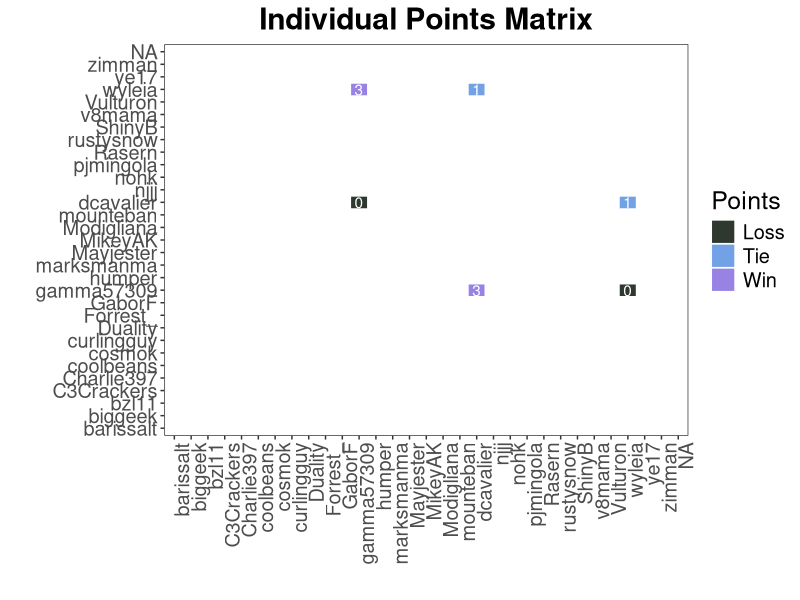
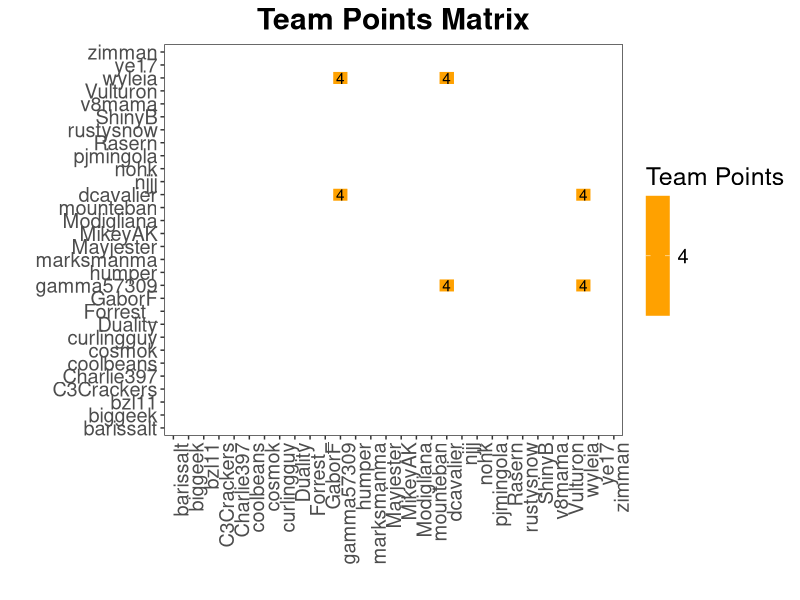
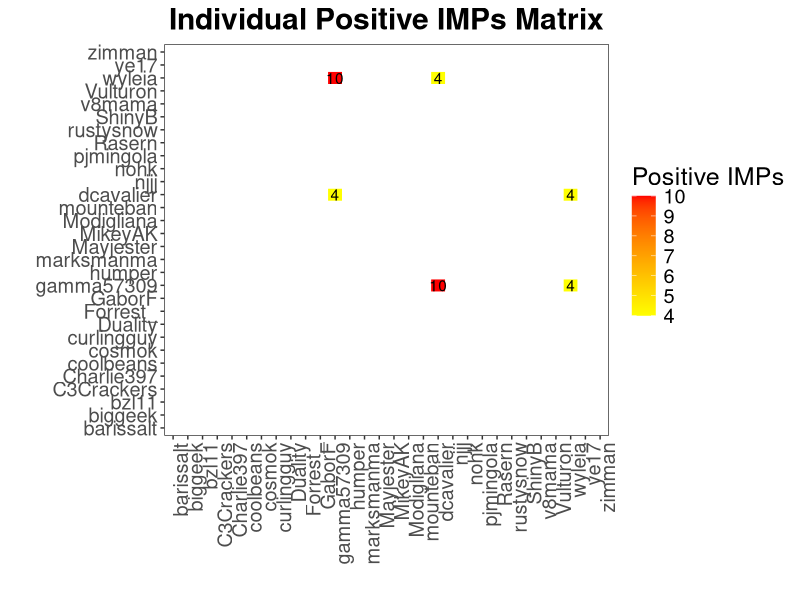
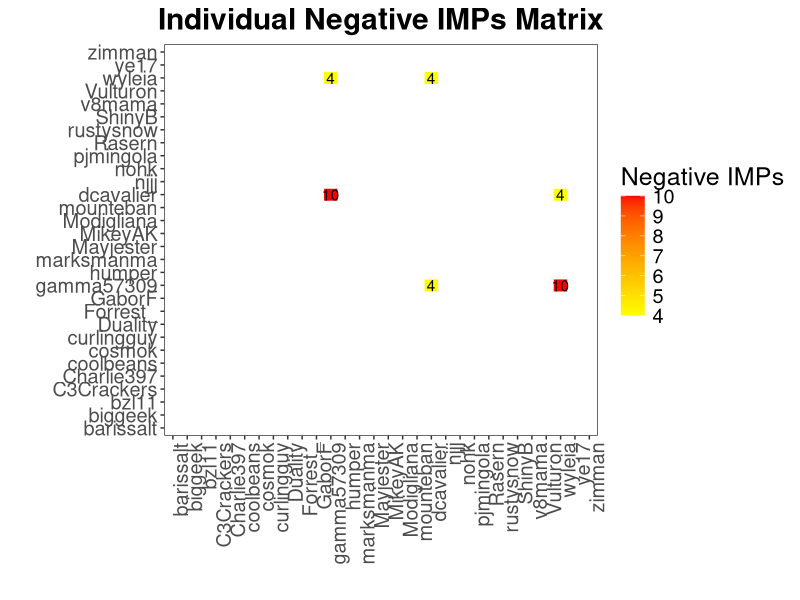

Write R code to recreate these figures, in order.
## ---- chunk 1
knitr::opts_chunk$set(echo = TRUE)
## ---- chunk 2
library(dplyr)
library(ggplot2)
library(kableExtra)

player.list <- c("barissalt",
                 "biggeek",
                 "bzl11",
                 "C3Crackers",
                 "Charlie397",
                 "coolbeans",
                 "cosmok",
                 "curlingguy",
                 "Duality",
                 "Forrest_",
                 "GaborF",
                 "gamma57309",
                 "humper",
                 "marksmanma",
                 "Mayjester",
                 "MikeyAK",
                 "Modigliana",
                 "mounteban",
                 "dcavalier",
                 "njjj",
                 "nohk",
                 "pjmingola",
                 "Rasern",
                 "rustysnow",
                 "ShinyB",
                 "v8mama",
                 "Vulturon",
                 "wyleia",
                 "ye17",
                 "zimman")

indivpts <- function(results){
  results$IndPtsP1 <- 0
  for(i in 1:nrow(results)){
    ifelse(results$PosIMPsP1[i] == results$NegIMPsP1[i], 
           results$IndPtsP1[i] <- 1,
           ifelse(results$PosIMPsP1[i] > results$NegIMPsP1[i],
                  results$IndPtsP1[i] <- 3,
                  results$IndPtsP1[i] <- 0))
  }
  return(results)
}

p2results <- function(results){
  if(results[6] == "Y"){
    p2r <- c(results[2],
             results[1],
             0,
             results[5],
             results[4],
             "Y",
             0)
  } else {
    indpts <- ifelse(results[5] == results[4], 1, 
                     ifelse(results[5] > results[4], 3, 0))
    p2r <- c(results[2],
             results[1],
             8 - results[3],
             results[5],
             results[4],
             "N",
             indpts)
  }
  return(p2r)
}

getoutput <- function(results, out) {
  starting.out <- out
  for(i in 1:nrow(results)){
    starting.out[starting.out$Player1 == results$Player1[i] &
                 starting.out$Player2 == results$Player2[i],] <- results[i,]
    starting.out[starting.out$Player1 == results$Player2[i] &
                   starting.out$Player2 == results$Player1[i],] <- p2results(results[i,])
  }
  starting.out$TeamPtsP1 <- as.numeric(starting.out$TeamPtsP1)
  starting.out$PosIMPsP1 <- as.numeric(starting.out$PosIMPsP1)
  starting.out$NegIMPsP1 <- as.numeric(starting.out$NegIMPsP1)
  return(starting.out)
}

makeplots <- function(output) {
  output$IndPtsP1 <- as.factor(output$IndPtsP1)
  
  indpts <- ggplot(output, (aes(x = Player1, y = Player2, fill = IndPtsP1))) +
    geom_tile(color = "white", size = .25) +
    geom_text(data = output[output$IndPtsP1 != -1,], aes(label = IndPtsP1), color = "white") + theme_bw() +
    theme(text = element_text(size = 18),
          axis.text.x = element_text(angle = 90, hjust = 1),
          plot.title = element_text(hjust = 0.5, face = "bold"),
          panel.grid.major = element_blank(),
          panel.grid.minor = element_blank()) +
    xlab("") + ylab("") +
    ggtitle("Individual Points Matrix") +
    scale_fill_manual(values = c("#2E382E", "#72A1E5", "#9883E5"),
                      name = "Points",
                      labels = c("Loss", "Tie", "Win"),
                      na.value = "white",
                      na.translate = FALSE)
  
  posimps <- ggplot(output, (aes(x = Player1, y = Player2, fill = PosIMPsP1))) +
    geom_tile(color = "white", size = .25) +
    geom_text(data = output[!is.na(output$PosIMPsP1),], aes(label = PosIMPsP1)) + theme_bw() +
    theme(text = element_text(size = 18),
          axis.text.x = element_text(angle = 90, hjust = 1),
          plot.title = element_text(hjust = 0.5, face = "bold"),
          panel.grid.major = element_blank(),
          panel.grid.minor = element_blank()) +
    xlab("") + ylab("") +
    ggtitle("Individual Positive IMPs Matrix") +
    scale_fill_gradient(low = "yellow", high = "red", na.value = "white", name = "Positive IMPs")

  negimps <- ggplot(output, (aes(x = Player1, y = Player2, fill = NegIMPsP1))) +
    geom_tile(color = "white", size = .25) +
    geom_text(data = output[!is.na(output$NegIMPsP1),], aes(label = NegIMPsP1)) + theme_bw() +
    theme(text = element_text(size = 18),
          axis.text.x = element_text(angle = 90, hjust = 1),
          plot.title = element_text(hjust = 0.5, face = "bold"),
          panel.grid.major = element_blank(),
          panel.grid.minor = element_blank()) +
    xlab("") + ylab("") +
    ggtitle("Individual Negative IMPs Matrix") +
    scale_fill_gradient(low = "yellow", high = "red", na.value = "white", name = "Negative IMPs")
  
  teampts <- ggplot(output, (aes(x = Player1, y = Player2, fill = TeamPtsP1))) +
    geom_tile(color = "white", size = .25) +
    geom_text(data = output[!is.na(output$TeamPtsP1),], aes(label = TeamPtsP1)) + theme_bw() +
    theme(text = element_text(size = 18),
          axis.text.x = element_text(angle = 90, hjust = 1),
          plot.title = element_text(hjust = 0.5, face = "bold"),
          panel.grid.major = element_blank(),
          panel.grid.minor = element_blank()) +
    xlab("") + ylab("") +
    ggtitle("Team Points Matrix") +
    scale_fill_gradient(low = "yellow", high = "red", na.value = "white", name = "Team Points")
  
  plot.list <- list(indpts, posimps, negimps, teampts)
}

summarytables <- function(output){
  indiv <- output %>% group_by(Player1) %>% summarise("Individual Points" = sum(IndPtsP1, na.rm = TRUE),
                                                      "Team Points" = sum(TeamPtsP1, na.rm = TRUE))
  return(indiv)
}

starting.out <- expand.grid(player.list, player.list)
colnames(starting.out) <- c("Player1", "Player2")
starting.out <- starting.out[starting.out$Player1 != starting.out$Player2,]
starting.out$TeamPtsP1 <- rep(NA, nrow(starting.out))
starting.out$PosIMPsP1 <- rep(NA, nrow(starting.out))
starting.out$NegIMPsP1 <- rep(NA, nrow(starting.out))
starting.out$Forfeit <- rep("N", nrow(starting.out))
starting.out$IndPtsP1 <- rep(NA, nrow(starting.out))

results <- data.frame(Player1 = c("gamma57309","wyleia","dcavalier"),
                      Player2 = c("wyleia", "dcavalier", "gamma57309"),
                      TeamPtsP1 = as.numeric(c(4,4,4)),
                      PosIMPsP1 = as.numeric(c(10,4,10)),
                      NegIMPsP1 = as.numeric(c(4,4,4)),
                      Forfeit = c("N", "N", "N"),
                      stringsAsFactors = FALSE)

results <- indivpts(results)
big.output <- getoutput(results, starting.out)

plots <- makeplots(big.output)
tables <- summarytables(big.output)
## ---- chunk 3
tables %>% kable("html") %>% kable_styling(font_size = 18, full_width = F)
  
## ---- chunk 4
print(plots[[1]])
## ---- chunk 5
print(plots[[4]])
## ---- chunk 6
print(plots[[2]])
## ---- chunk 7
print(plots[[3]])
